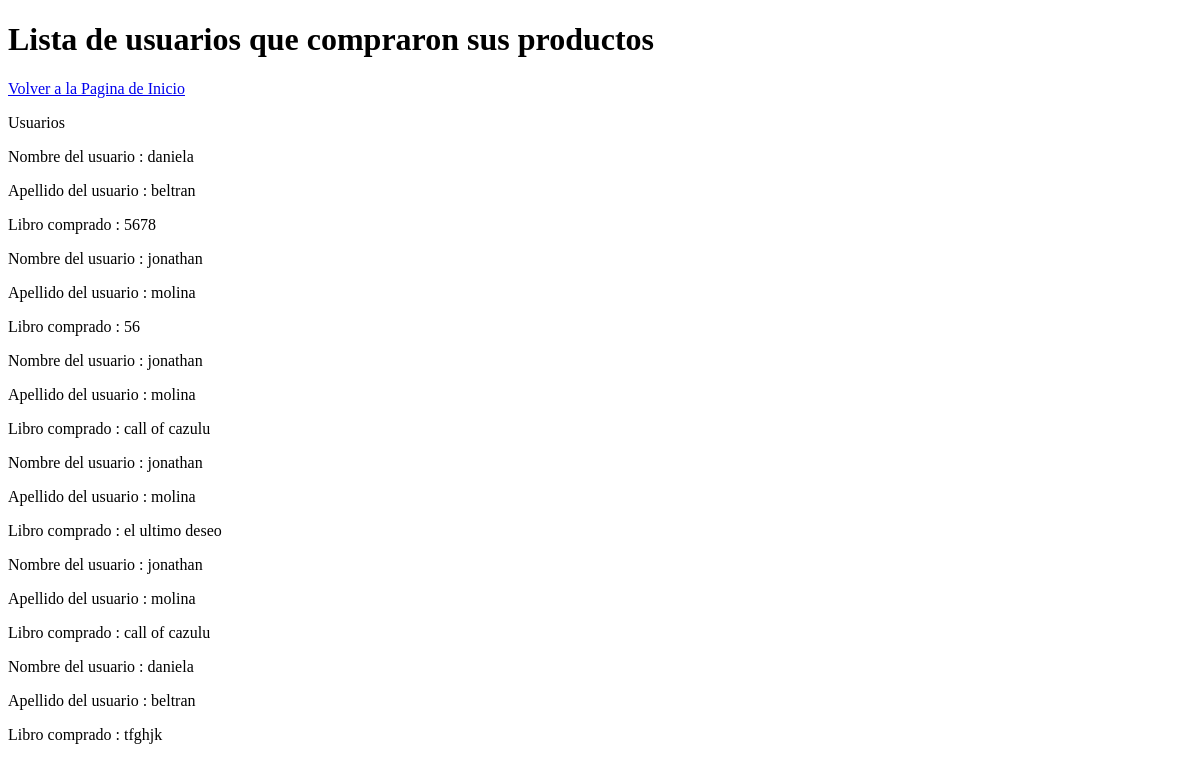
The app's page /VistaCompradores (signed in), older data.
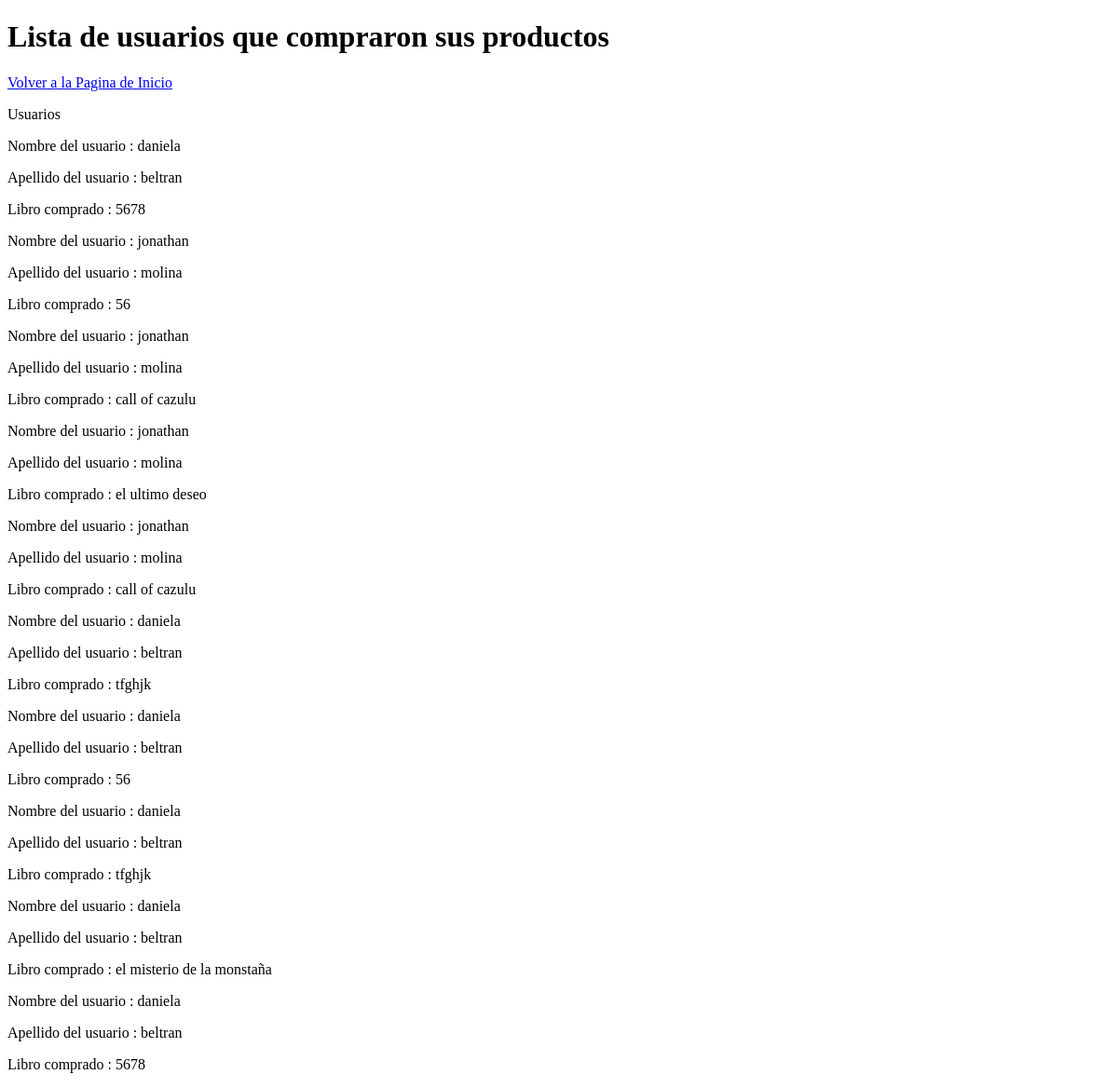
The same page, newer data.
### homePage/models.py (models this page shows, shortened)
class Compradores(models.Model):
		libro = models.ForeignKey(infoLibro, on_delete=models.SET_NULL,null=True)
		usuarioDuenio=models.ForeignKey (infousuario,on_delete=models.SET_NULL, null=True,related_name='usuarioDuenio')
		usuarioComprador=models.ForeignKey (infousuario,on_delete=models.SET_NULL, null=True,related_name='usuarioComprador')

class infousuario(models.Model):
	balance= models.IntegerField(default=0)
	user= models.OneToOneField (User,on_delete=models.CASCADE)
	aficiones= models.ManyToManyField(Aficion, blank=True)
	es_CreadorDeContenido= models.BooleanField(default=False)
	profile_img=models.ImageField(upload_to='images/profile/',default='images/profile/perfilb.jpg',null=False,blank=False)
	es_Nada= models.BooleanField(default=False)

class infoLibro(models.Model):
	user=models.ForeignKey(User,on_delete=models.SET_NULL, null=True)
	genero= models.ManyToManyField(GeneroLiterario)
	formato=models.ManyToManyField(FormatoLiterario)
	Titulo= models.CharField(max_length=50)
	Descripcion=models.TextField(max_length=2000)
	ISBN= models.IntegerField()
	PrecioLibro= models.IntegerField(default=0)
	CantidadPaginas=models.IntegerField()
	Idioma=models.CharField(max_length=15)
	imagen=models.ImageField(upload_to='images/books/covers/',default='images/books/covers/default.jpg', null=True,blank=True )

### homePage/views.py (the view)
# urls.py: url(r'^VistaCompradores$', views.compradores_view, name='ver compradores'),
@login_required(login_url='/')
def compradores_view(request):
	usuario= infousuario.objects.get(user = request.user)
	usuariosCompradores=[]
	compradxres=Compradores.objects.filter(usuarioDuenio=infousuario.objects.get(user = request.user))
	for item in compradxres:
		if( item.usuarioComprador is not None and item.libro is not None ):#Si es un libro
			usuariosCompradores.append(item)
	return render(request,'VistaCompradores.html',{'usuariosCompradores':usuariosCompradores})

### homePage/templates/VistaCompradores.html (shortened to what this page needs)
<!DOCTYPE html>
<html>
<head>
</head>
<body>
<h1>Lista de usuarios que compraron sus productos</h1>
<a href="/HomePage">Volver a la Pagina de Inicio</a>
<p>Usuarios </p>
{% for  Usuarios in usuariosCompradores %}
<p>Nombre del usuario : {{Usuarios.usuarioComprador.user.first_name}}</p>
<p>Apellido del usuario : {{Usuarios.usuarioComprador.user.last_name}}</p>
<p>Libro comprado : {{Usuarios.libro.Titulo}}</p>
{%endfor%}
</body>
</html>

Row changes from the older to the newer data that the page shows:
added Compradores: usuarioComprador.user.first_name "daniela", usuarioComprador.user.last_name "beltran", libro.Titulo "56"
added Compradores: usuarioComprador.user.first_name "daniela", usuarioComprador.user.last_name "beltran", libro.Titulo "tfghjk"
added Compradores: usuarioComprador.user.first_name "daniela", usuarioComprador.user.last_name "beltran", libro.Titulo "el misterio de la monstaña"
added Compradores: usuarioComprador.user.first_name "daniela", usuarioComprador.user.last_name "beltran", libro.Titulo "5678"
